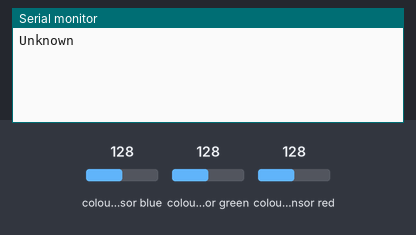
Simulated run of this sketch. Board: Arduino Uno, built with avr-gcc and run on an emulated ATmega328P. Parts: the last lines printed to the serial monitor. Wiring (inferred from the names in the program): TCS3200 colour sensor: output pin 10; S2 pin 12; S3 pin 11; S0 pin 8; S1 pin 9. The test bench sets the inputs (shaded band); at power-on: colour sensor green 128, colour sensor red 128, colour sensor blue 128.

Above: at 1.2 s.
1.3 s: colour sensor green set to 191
At 3.3 s:
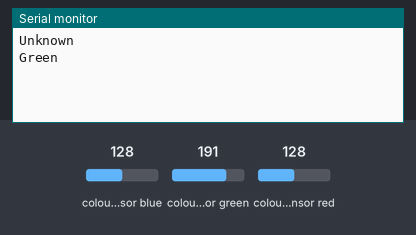
4.3 s: colour sensor red set to 250
At 7.2 s:
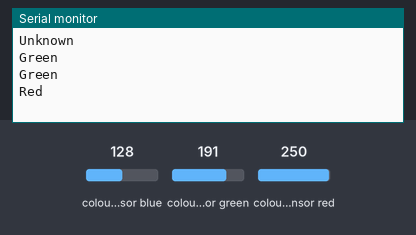

The sketch:

TCS3200_v2.ino
```cpp
/*
// TCS230 color recognition sensor
// Sensor connection pins to Arduino are shown in comments

Color Sensor      Arduino
-----------      --------
 VCC               5V
 GND               GND
 s0                8
 s1                9
 s2                12
 s3                11
 OUT               10
 OE                GND
*/
const int s0 = 8;
const int s1 = 9;
const int s2 = 12;
const int s3 = 11;
const int out = 10;
/*
 * const int s0 = 8;
const int s1 = 9;
const int s2 = 12;
const int s3 = 11;
const int out = 10;
 */

// LED pins connected to Arduino
int Red=0, Blue=0, Green=0;  //RGB values

void setup()
{
   pinMode(s0,OUTPUT);    //pin modes
   pinMode(s1,OUTPUT);
   pinMode(s2,OUTPUT);
   pinMode(s3,OUTPUT);
   pinMode(out,INPUT);

   Serial.begin(9600);   //intialize the serial monitor baud rate

   digitalWrite(s0,HIGH); //Putting S0/S1 on HIGH/HIGH levels means the output frequency scalling is at 100% (recommended)
   digitalWrite(s1,HIGH); //LOW/LOW is off HIGH/LOW is 20% and LOW/HIGH is  2%

}

void loop(){

  GetColors();                                     //Execute the GetColors function to get the value of each RGB color
                                                   //Depending of the RGB values given by the sensor we can define the color and displays it on the monitor

  if (Red <=15 && Green <=15 && Blue <=15)         //If the values are low it's likely the white color (all the colors are present)
      Serial.println("White");

  else if (Red<Blue && Red<=Green && Red<23)      //if Red value is the lowest one and smaller thant 23 it's likely Red
      Serial.println("Red");

  else if (Blue<Green && Blue<Red && Blue<20)    //Same thing for Blue
      Serial.println("Blue");

  else if (Green<Red && Green-Blue<= 8)           //Green it was a little tricky, you can do it using the same method as above (the lowest), but here I used a reflective object
      Serial.println("Green");                    //which means the blue value is very low too, so I decided to check the difference between green and blue and see if it's acceptable

  else
     Serial.println("Unknown");                  //if the color is not recognized, you can add as many as you want


  delay(2000);                                   //2s delay you can modify if you want


}


void GetColors()
{
  digitalWrite(s2, LOW);                                           //S2/S3 levels define which set of photodiodes we are using LOW/LOW is for RED LOW/HIGH is for Blue and HIGH/HIGH is for green
  digitalWrite(s3, LOW);
  Red = pulseIn(out, digitalRead(out) == HIGH ? LOW : HIGH);       //here we wait until "out" go LOW, we start measuring the duration and stops when "out" is HIGH again, if you have trouble with this expression check the bottom of the code
  delay(20);
  digitalWrite(s3, HIGH);                                         //Here we select the other color (set of photodiodes) and measure the other colors value using the same techinque
  Blue = pulseIn(out, digitalRead(out) == HIGH ? LOW : HIGH);
  delay(20);
  digitalWrite(s2, HIGH);
  Green = pulseIn(out, digitalRead(out) == HIGH ? LOW : HIGH);
  delay(20);
}
```

Measured:
- after the input at 1.3 s, the serial monitor: prints a new line after 0.82 s (image 1)
- after the input at 4.3 s, the serial monitor: prints a new line after 1.9 s (image 2)
